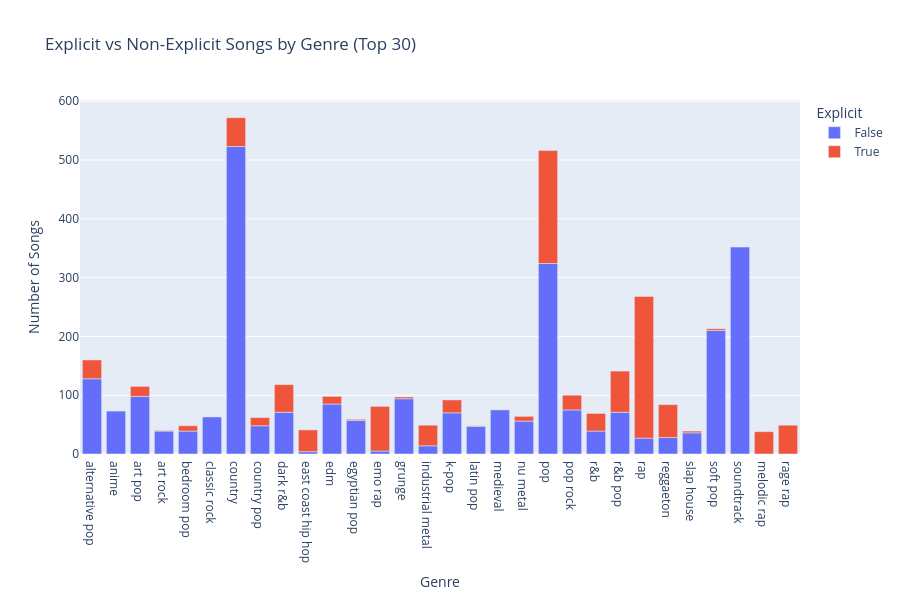

Write notebook code for a chart like this one.
### Markdown cell above
### 4.2 Which genres have the most explicit content?

The proportion of explicit vs non-explicit songs is analyzed
within the 30 most represented genres.

### Code cell
# Another option for the bar chart: group by number of songs identified as 'explicit' per music genre.

top30_genres = df_top30['main_genre']
df_explicit = df[df['main_genre'].isin(top30_genres)]

df_grouped = (
    df_explicit.groupby(['main_genre', 'explicit'])
    .size()
    .reset_index(name='count')
)

fig = px.bar(df_grouped, x='main_genre', y='count', color='explicit',
             title='Explicit vs Non-Explicit Songs by Genre (Top 30)',
             labels={'main_genre': 'Genre', 'count': 'Number of Songs', 'explicit': 'Explicit'},
             height=600)
fig.show()
fig.write_image('generos_explicito.png')

### Figure 1 — Plotly figure (JSON) as saved in the notebook; plotly's stock layout.template omitted (floating-point values rounded to 4 significant figures)
{"data": [{"hovertemplate": "Explicit=False<br>Genre=%{x}<br>Number of Songs=%{y}<extra></extra>", "legendgroup": "False", "marker": {"color": "#636efa", "pattern": {"shape": ""}}, "name": "False", "orientation": "v", "showlegend": true, "textposition": "auto", "type": "bar", "x": ["alternative pop", "anime", "art pop", "art rock", "bedroom pop", "classic rock", "country", "country pop", "dark r&b", "east coast hip hop", "edm", "egyptian pop", "emo rap", "grunge", "industrial metal", "k-pop", "latin pop", "medieval", "nu metal", "pop", "pop rock", "r&b", "r&b pop", "rap", "reggaeton", "slap house", "soft pop", "soundtrack"], "xaxis": "x", "y": [128, 73, 98, 39, 39, 63, 523, 48, 71, 4, 85, 57, 5, 94, 14, 70, 47, 75, 56, 324, 75, 39, 71, 27, 28, 36, 210, 352], "yaxis": "y"}, {"hovertemplate": "Explicit=True<br>Genre=%{x}<br>Number of Songs=%{y}<extra></extra>", "legendgroup": "True", "marker": {"color": "#EF553B", "pattern": {"shape": ""}}, "name": "True", "orientation": "v", "showlegend": true, "textposition": "auto", "type": "bar", "x": ["alternative pop", "art pop", "art rock", "bedroom pop", "country", "country pop", "dark r&b", "east coast hip hop", "edm", "egyptian pop", "emo rap", "grunge", "industrial metal", "k-pop", "latin pop", "melodic rap", "nu metal", "pop", "pop rock", "r&b", "r&b pop", "rage rap", "rap", "reggaeton", "slap house", "soft pop"], "xaxis": "x", "y": [32, 17, 1, 9, 49, 14, 47, 37, 13, 2, 76, 3, 35, 22, 1, 38, 8, 192, 25, 30, 70, 49, 241, 56, 3, 3], "yaxis": "y"}], "layout": {"barmode": "relative", "height": 600, "legend": {"title": {"text": "Explicit"}, "tracegroupgap": 0}, "title": {"text": "Explicit vs Non-Explicit Songs by Genre (Top 30)"}, "xaxis": {"anchor": "y", "domain": [0, 1], "title": {"text": "Genre"}}, "yaxis": {"anchor": "x", "domain": [0, 1], "title": {"text": "Number of Songs"}}}}
